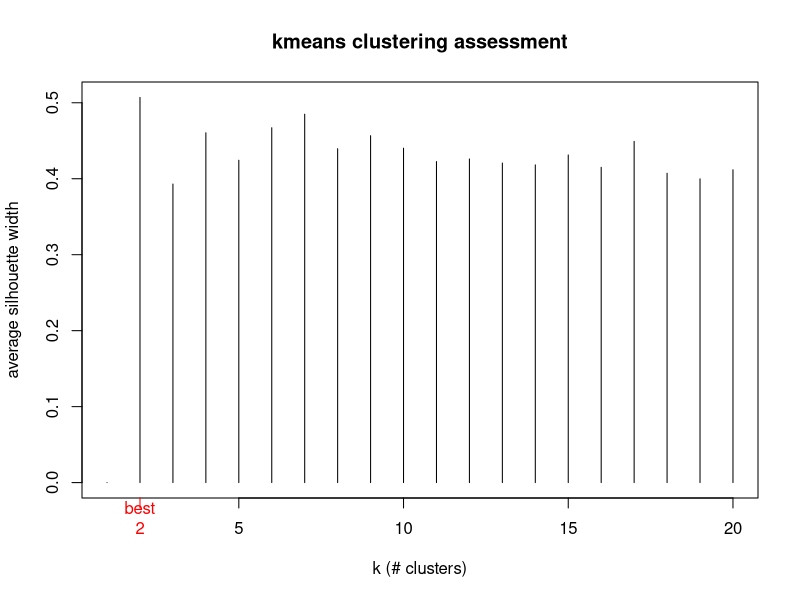

Generate this figure with R:
#!/usr/bin/Rscript

library('cluster')

asw <- numeric(20) 
x <- read.csv("clusters_input.csv")
dissE <- daisy(x)

for (k in 2:20) {
  asw[k] <- summary(silhouette(kmeans(x,k)$cl, dissE)) $ avg.width
  cat("silhoutte coefficient for ",k," clusters : ", asw[k], "\n")
  #asw[k] <- clara(x, k)$silinfo$avg.width 
} 
k.best <- which.max(asw)
cat("silhouette-optimal number of clusters:", k.best, "\n")

plot(1:20, asw, type= "h", main = "kmeans clustering assessment",xlab= "k (# clusters)", ylab = "average silhouette width") 
axis(1, k.best, paste("best",k.best,sep="\n"), col = "red", col.axis = "red")

